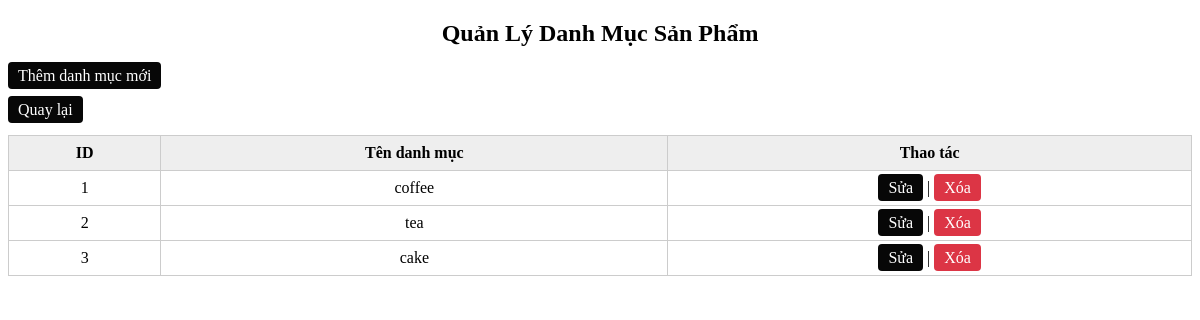
The page /admin/category/index (signed in) on the database its author committed.
### tables this page shows
CREATE TABLE `danhmuc` (
  `id_category` int(11) NOT NULL,
  `ten_danhmuc` varchar(100) NOT NULL
);

### app/controllers/Admin/CategoryController.php (called while the page is built, shortened)
<?php
class CategoryController {
    private $categoryModel;
    public function __construct($conn) {
        $this->categoryModel = new CategoryModel($conn);
    }
    public function index() {
        $categories = $this->categoryModel->getAll();
        require_once __DIR__ . '/../../views/admin/category/index.php';
    }
}
?>

### app/models/CategoryModel.php (called while the page is built, shortened)
<?php
class CategoryModel {
    private $conn;
    public function __construct($conn) {
        $this->conn = $conn;
    }
    public function getAll() {
        $result = $this->conn->query("SELECT * FROM danhmuc");
        $categories = [];
        while ($row = $result->fetch_assoc()) {
            $categories[] = $row;
        }
        return $categories;
    }
}

### app/views/admin/category/index.php (the view, shortened to what this page needs)
<!DOCTYPE html>
<html lang="vi">
<head>
</head>
<body>
<h2>Quản Lý Danh Mục Sản Phẩm</h2>
<p><a href="/coffee/admin/category/create" class="button">Thêm danh mục mới</a></p>
<p><a href="/coffee/admin/admindashboard" class="button">Quay lại</a></p>
<table>
    <tr>
        <th>ID</th>
        <th>Tên danh mục</th>
        <th>Thao tác</th>
    </tr>
    <?php foreach($categories as $category): ?>
    <tr>
        <td><?= $category['id_category'] ?></td>
        <td><?= htmlspecialchars($category['ten_danhmuc']) ?></td>
        <td>
            <a href="/coffee/admin/category/edit/<?= $category['id_category'] ?>" class="button">Sửa</a> |
            <a href="/coffee/admin/category/delete/<?= $category['id_category'] ?>" onclick="return confirm('Bạn có chắc muốn xóa danh mục này?')" class="button delete">Xóa</a>
        </td>
    </tr>
    <?php endforeach; ?>
</table>
</body>
</html>

### app/views/admin/category/index.php (style rules this page uses)
h2 { text-align: center; }
table { width: 100%; border-collapse: collapse; }
th, td { border: 1px solid #ccc; padding: 8px; text-align: center; }
th { background: #eee; }
a.button { padding: 5px 10px; background: #070707ff; color: white; text-decoration: none; border-radius: 4px; }
a.button.delete { background: #dc3545; }

### rows shown on the page
danhmuc: id_category "1", ten_danhmuc "coffee"
danhmuc: id_category "2", ten_danhmuc "tea"
danhmuc: id_category "3", ten_danhmuc "cake"
